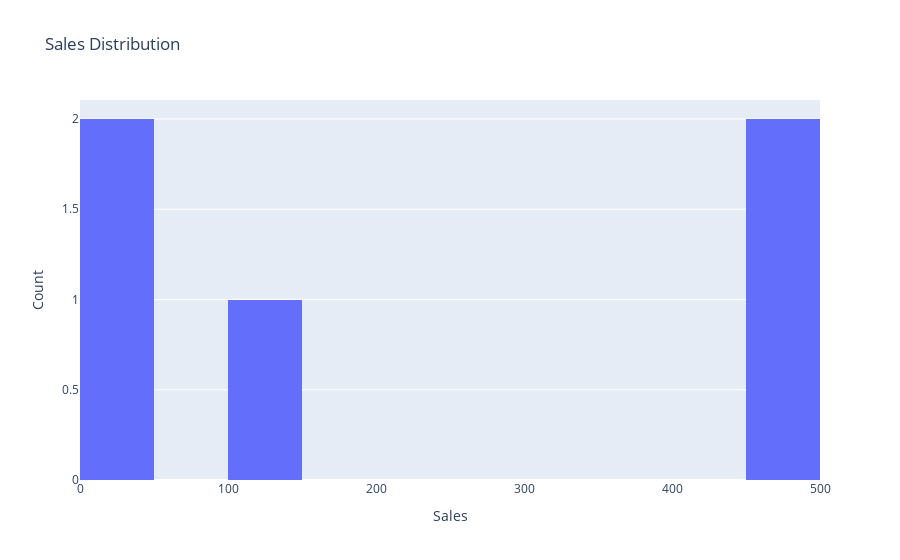

Write notebook code for a chart like this one.
### Code cell
df_head = df.head()

# Create a histogram using Plotly Graph Objects
fig = go.Figure(data=[
    go.Histogram(x=df_head['Sales'], nbinsx=10)
])

# Customize the layout
fig.update_layout(
    title='Sales Distribution',
    xaxis_title='Sales',
    yaxis_title='Count'
)

# Show the plot
fig.show()

### Figure 1 — Plotly figure (JSON) as saved in the notebook; plotly's stock layout.template omitted (floating-point values rounded to 4 significant figures)
{"data": [{"nbinsx": 10, "type": "histogram", "x": [48.9, 474.4, 3.6, 454.6, 141.4]}], "layout": {"autosize": true, "title": {"text": "Sales Distribution"}, "xaxis": {"autorange": true, "range": [0, 500], "title": {"text": "Sales"}, "type": "linear"}, "yaxis": {"autorange": true, "range": [0, 2.105], "title": {"text": "Count"}}}}
